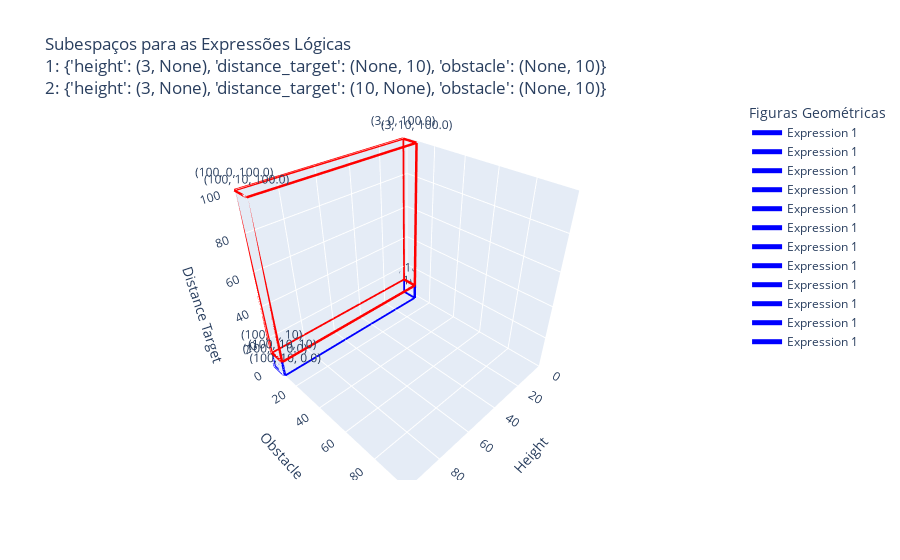

The code cell stored with this chart in its notebook:
### Code cell
import plotly.graph_objects as go

def apply_expressions(data, expressions):
    bounds = {}
    for var in data:
        name = var['name']
        min_val = var['min_value']
        max_val = var['max_value']
        if name in expressions:
            expr_min, expr_max = expressions[name]
            if expr_min is not None:
                min_val = max(min_val, expr_min)
            if expr_max is not None:
                max_val = min(max_val, expr_max)
        bounds[name] = (min_val, max_val)
    return bounds

def plot_subspaces(expressions1, expressions2, data):
    fig = go.Figure()

    expressions_list = [
        {
            "name": "Expression 1",
            "expressions": expressions1
        },
        {
            "name": "Expression 2",
            "expressions": expressions2
        }
    ]

    colors = ['blue', 'red']  # Cores das arestas

    for i, expr_data in enumerate(expressions_list):
        bounds = apply_expressions(data, expr_data['expressions'])

        # Definir os limites do subespaço
        height_min, height_max = bounds['height']
        distance_min, distance_max = bounds['distance_target']
        obstacle_min, obstacle_max = bounds['obstacle']

        # Definir os vértices do cubo
        vertices = [
            [height_min, obstacle_min, distance_min],
            [height_max, obstacle_min, distance_min],
            [height_max, obstacle_max, distance_min],
            [height_min, obstacle_max, distance_min],
            [height_min, obstacle_min, distance_max],
            [height_max, obstacle_min, distance_max],
            [height_max, obstacle_max, distance_max],
            [height_min, obstacle_max, distance_max]
        ]

        # Definir as arestas do cubo
        edges = [
            (0, 1), (1, 2), (2, 3), (3, 0),  # Base inferior
            (4, 5), (5, 6), (6, 7), (7, 4),  # Base superior
            (0, 4), (1, 5), (2, 6), (3, 7)   # Laterais
        ]

        # Adicionar as arestas ao gráfico
        for edge in edges:
            fig.add_trace(go.Scatter3d(
                x=[vertices[edge[0]][0], vertices[edge[1]][0]],
                y=[vertices[edge[0]][1], vertices[edge[1]][1]],
                z=[vertices[edge[0]][2], vertices[edge[1]][2]],
                mode='lines',
                line=dict(color=colors[i], width=5),
                name=expr_data['name'],
                legendgroup=expr_data['name'],
                showlegend=(i == 0)  # Mostrar legenda apenas para o primeiro traço de cada figura
            ))

        # Adicionar etiquetas com os valores dos limites
        for vert in vertices:
            fig.add_trace(go.Scatter3d(
                x=[vert[0]], y=[vert[1]], z=[vert[2]],
                text=f'({vert[0]}, {vert[1]}, {vert[2]})',
                mode='text',
                showlegend=False
            ))

    # Configurar o layout do gráfico
    fig.update_layout(
        scene=dict(
            xaxis_title='Height',
            yaxis_title='Obstacle',
            zaxis_title='Distance Target',
            xaxis=dict(range=[0, 100]),
            yaxis=dict(range=[0, 100]),
            zaxis=dict(range=[0, 100])
        ),
        title_text=('Subespaços para as Expressões Lógicas<br>'
                    f'1: {expressions1}<br>'
                    f'2: {expressions2}'),
        legend_title_text='Figuras Geométricas'
    )

    fig.show()

# Exemplo de uso
data = [
    {
      "name": "height",
      "min_value": 0,
      "max_value": 100
    },
    {
      "name": "distance_target",
      "min_value": 0.0,
      "max_value": 100.0
    },
    {
      "name": "obstacle",
      "min_value": 0,
      "max_value": 100
    }
]

expressions1 = {
    "height": (3, None),
    "distance_target": (None, 10),
    "obstacle": (None, 10)
}

expressions2 = {
    "height": (3, None),
    "distance_target": (10, None),
    "obstacle": (None, 10)
}

plot_subspaces(expressions1, expressions2, data)

### Figure 1 — Plotly figure (JSON) as saved in the notebook; plotly's stock layout.template omitted (floating-point values rounded to 4 significant figures)
{"data": [{"legendgroup": "Expression 1", "line": {"color": "blue", "width": 5}, "mode": "lines", "name": "Expression 1", "showlegend": true, "type": "scatter3d", "x": [3, 100], "y": [0, 0], "z": [0, 0]}, {"legendgroup": "Expression 1", "line": {"color": "blue", "width": 5}, "mode": "lines", "name": "Expression 1", "showlegend": true, "type": "scatter3d", "x": [100, 100], "y": [0, 10], "z": [0, 0]}, {"legendgroup": "Expression 1", "line": {"color": "blue", "width": 5}, "mode": "lines", "name": "Expression 1", "showlegend": true, "type": "scatter3d", "x": [100, 3], "y": [10, 10], "z": [0, 0]}, {"legendgroup": "Expression 1", "line": {"color": "blue", "width": 5}, "mode": "lines", "name": "Expression 1", "showlegend": true, "type": "scatter3d", "x": [3, 3], "y": [10, 0], "z": [0, 0]}, {"legendgroup": "Expression 1", "line": {"color": "blue", "width": 5}, "mode": "lines", "name": "Expression 1", "showlegend": true, "type": "scatter3d", "x": [3, 100], "y": [0, 0], "z": [10, 10]}, {"legendgroup": "Expression 1", "line": {"color": "blue", "width": 5}, "mode": "lines", "name": "Expression 1", "showlegend": true, "type": "scatter3d", "x": [100, 100], "y": [0, 10], "z": [10, 10]}, {"legendgroup": "Expression 1", "line": {"color": "blue", "width": 5}, "mode": "lines", "name": "Expression 1", "showlegend": true, "type": "scatter3d", "x": [100, 3], "y": [10, 10], "z": [10, 10]}, {"legendgroup": "Expression 1", "line": {"color": "blue", "width": 5}, "mode": "lines", "name": "Expression 1", "showlegend": true, "type": "scatter3d", "x": [3, 3], "y": [10, 0], "z": [10, 10]}, {"legendgroup": "Expression 1", "line": {"color": "blue", "width": 5}, "mode": "lines", "name": "Expression 1", "showlegend": true, "type": "scatter3d", "x": [3, 3], "y": [0, 0], "z": [0, 10]}, {"legendgroup": "Expression 1", "line": {"color": "blue", "width": 5}, "mode": "lines", "name": "Expression 1", "showlegend": true, "type": "scatter3d", "x": [100, 100], "y": [0, 0], "z": [0, 10]}, {"legendgroup": "Expression 1", "line": {"color": "blue", "width": 5}, "mode": "lines", "name": "Expression 1", "showlegend": true, "type": "scatter3d", "x": [100, 100], "y": [10, 10], "z": [0, 10]}, {"legendgroup": "Expression 1", "line": {"color": "blue", "width": 5}, "mode": "lines", "name": "Expression 1", "showlegend": true, "type": "scatter3d", "x": [3, 3], "y": [10, 10], "z": [0, 10]}, {"mode": "text", "showlegend": false, "text": "(3, 0, 0.0)", "type": "scatter3d", "x": [3], "y": [0], "z": [0]}, {"mode": "text", "showlegend": false, "text": "(100, 0, 0.0)", "type": "scatter3d", "x": [100], "y": [0], "z": [0]}, {"mode": "text", "showlegend": false, "text": "(100, 10, 0.0)", "type": "scatter3d", "x": [100], "y": [10], "z": [0]}, {"mode": "text", "showlegend": false, "text": "(3, 10, 0.0)", "type": "scatter3d", "x": [3], "y": [10], "z": [0]}, {"mode": "text", "showlegend": false, "text": "(3, 0, 10)", "type": "scatter3d", "x": [3], "y": [0], "z": [10]}, {"mode": "text", "showlegend": false, "text": "(100, 0, 10)", "type": "scatter3d", "x": [100], "y": [0], "z": [10]}, {"mode": "text", "showlegend": false, "text": "(100, 10, 10)", "type": "scatter3d", "x": [100], "y": [10], "z": [10]}, {"mode": "text", "showlegend": false, "text": "(3, 10, 10)", "type": "scatter3d", "x": [3], "y": [10], "z": [10]}, {"legendgroup": "Expression 2", "line": {"color": "red", "width": 5}, "mode": "lines", "name": "Expression 2", "showlegend": false, "type": "scatter3d", "x": [3, 100], "y": [0, 0], "z": [10, 10]}, {"legendgroup": "Expression 2", "line": {"color": "red", "width": 5}, "mode": "lines", "name": "Expression 2", "showlegend": false, "type": "scatter3d", "x": [100, 100], "y": [0, 10], "z": [10, 10]}, {"legendgroup": "Expression 2", "line": {"color": "red", "width": 5}, "mode": "lines", "name": "Expression 2", "showlegend": false, "type": "scatter3d", "x": [100, 3], "y": [10, 10], "z": [10, 10]}, {"legendgroup": "Expression 2", "line": {"color": "red", "width": 5}, "mode": "lines", "name": "Expression 2", "showlegend": false, "type": "scatter3d", "x": [3, 3], "y": [10, 0], "z": [10, 10]}, {"legendgroup": "Expression 2", "line": {"color": "red", "width": 5}, "mode": "lines", "name": "Expression 2", "showlegend": false, "type": "scatter3d", "x": [3, 100], "y": [0, 0], "z": [100, 100]}, {"legendgroup": "Expression 2", "line": {"color": "red", "width": 5}, "mode": "lines", "name": "Expression 2", "showlegend": false, "type": "scatter3d", "x": [100, 100], "y": [0, 10], "z": [100, 100]}, {"legendgroup": "Expression 2", "line": {"color": "red", "width": 5}, "mode": "lines", "name": "Expression 2", "showlegend": false, "type": "scatter3d", "x": [100, 3], "y": [10, 10], "z": [100, 100]}, {"legendgroup": "Expression 2", "line": {"color": "red", "width": 5}, "mode": "lines", "name": "Expression 2", "showlegend": false, "type": "scatter3d", "x": [3, 3], "y": [10, 0], "z": [100, 100]}, {"legendgroup": "Expression 2", "line": {"color": "red", "width": 5}, "mode": "lines", "name": "Expression 2", "showlegend": false, "type": "scatter3d", "x": [3, 3], "y": [0, 0], "z": [10, 100]}, {"legendgroup": "Expression 2", "line": {"color": "red", "width": 5}, "mode": "lines", "name": "Expression 2", "showlegend": false, "type": "scatter3d", "x": [100, 100], "y": [0, 0], "z": [10, 100]}, {"legendgroup": "Expression 2", "line": {"color": "red", "width": 5}, "mode": "lines", "name": "Expression 2", "showlegend": false, "type": "scatter3d", "x": [100, 100], "y": [10, 10], "z": [10, 100]}, {"legendgroup": "Expression 2", "line": {"color": "red", "width": 5}, "mode": "lines", "name": "Expression 2", "showlegend": false, "type": "scatter3d", "x": [3, 3], "y": [10, 10], "z": [10, 100]}, {"mode": "text", "showlegend": false, "text": "(3, 0, 10)", "type": "scatter3d", "x": [3], "y": [0], "z": [10]}, {"mode": "text", "showlegend": false, "text": "(100, 0, 10)", "type": "scatter3d", "x": [100], "y": [0], "z": [10]}, {"mode": "text", "showlegend": false, "text": "(100, 10, 10)", "type": "scatter3d", "x": [100], "y": [10], "z": [10]}, {"mode": "text", "showlegend": false, "text": "(3, 10, 10)", "type": "scatter3d", "x": [3], "y": [10], "z": [10]}, {"mode": "text", "showlegend": false, "text": "(3, 0, 100.0)", "type": "scatter3d", "x": [3], "y": [0], "z": [100]}, {"mode": "text", "showlegend": false, "text": "(100, 0, 100.0)", "type": "scatter3d", "x": [100], "y": [0], "z": [100]}, {"mode": "text", "showlegend": false, "text": "(100, 10, 100.0)", "type": "scatter3d", "x": [100], "y": [10], "z": [100]}, {"mode": "text", "showlegend": false, "text": "(3, 10, 100.0)", "type": "scatter3d", "x": [3], "y": [10], "z": [100]}], "layout": {"legend": {"title": {"text": "Figuras Geométricas"}}, "scene": {"xaxis": {"range": [0, 100], "title": {"text": "Height"}}, "yaxis": {"range": [0, 100], "title": {"text": "Obstacle"}}, "zaxis": {"range": [0, 100], "title": {"text": "Distance Target"}}}, "title": {"text": "Subespaços para as Expressões Lógicas<br>1: {'height': (3, None), 'distance_target': (None, 10), 'obstacle': (None, 10)}<br>2: {'height': (3, None), 'distance_target': (10, None), 'obstacle': (None, 10)}"}}}
